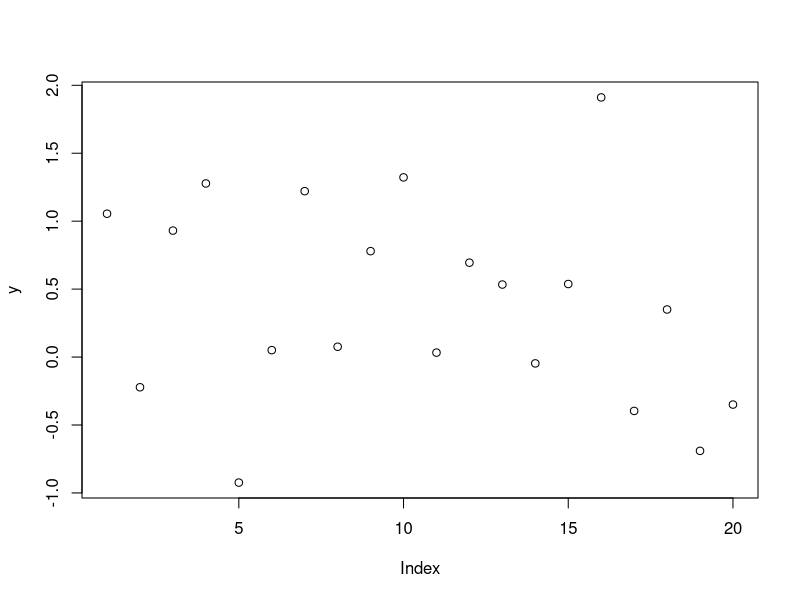
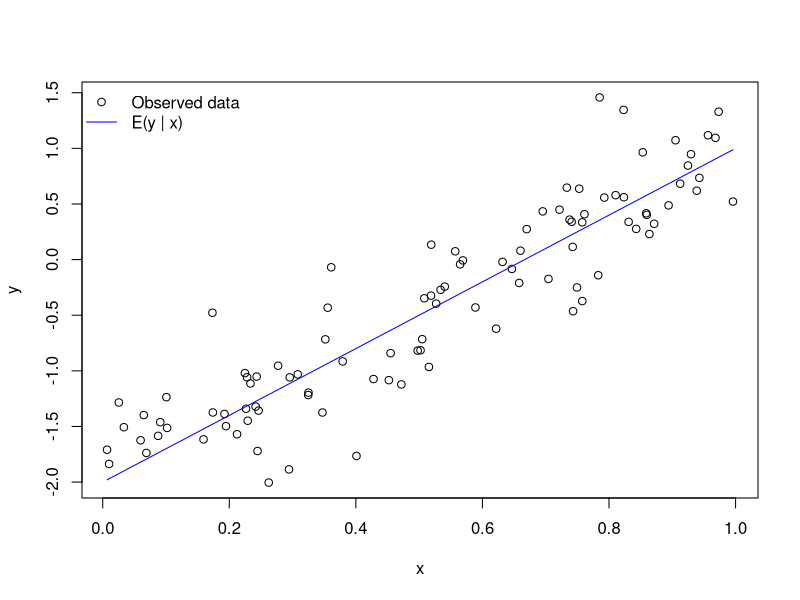
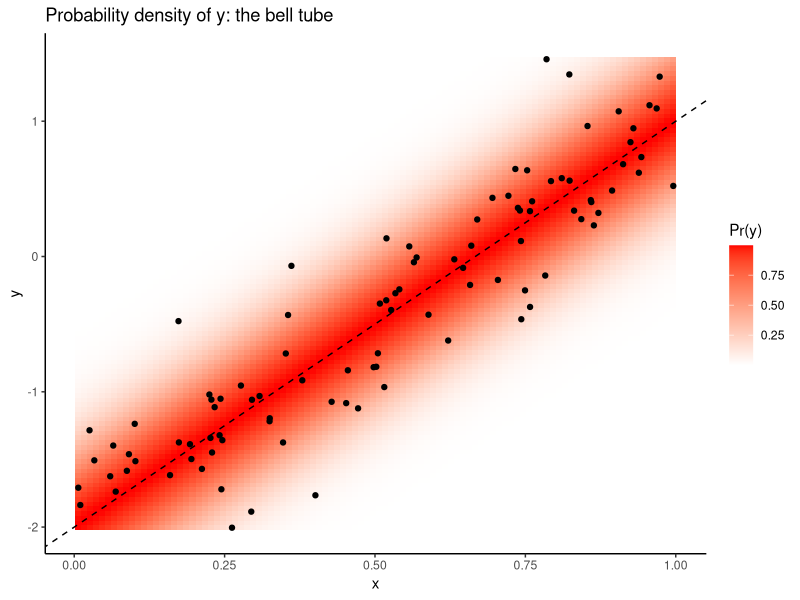
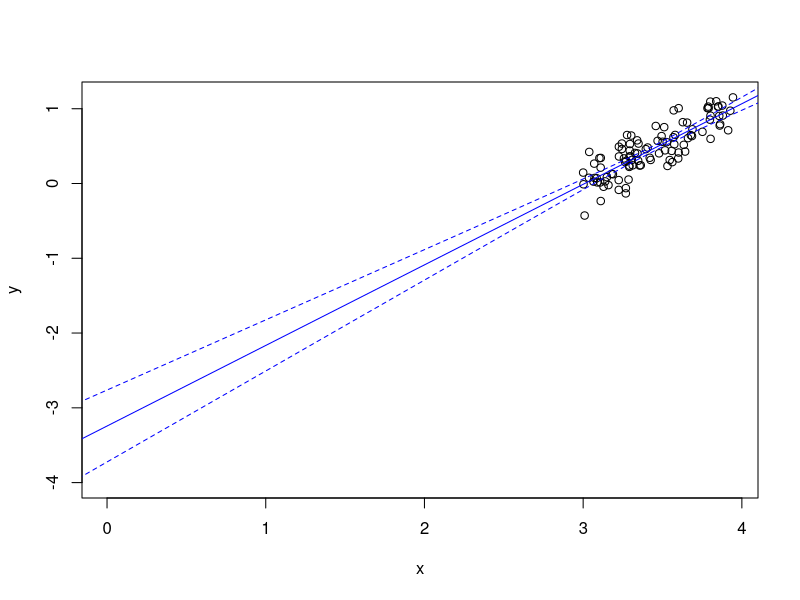
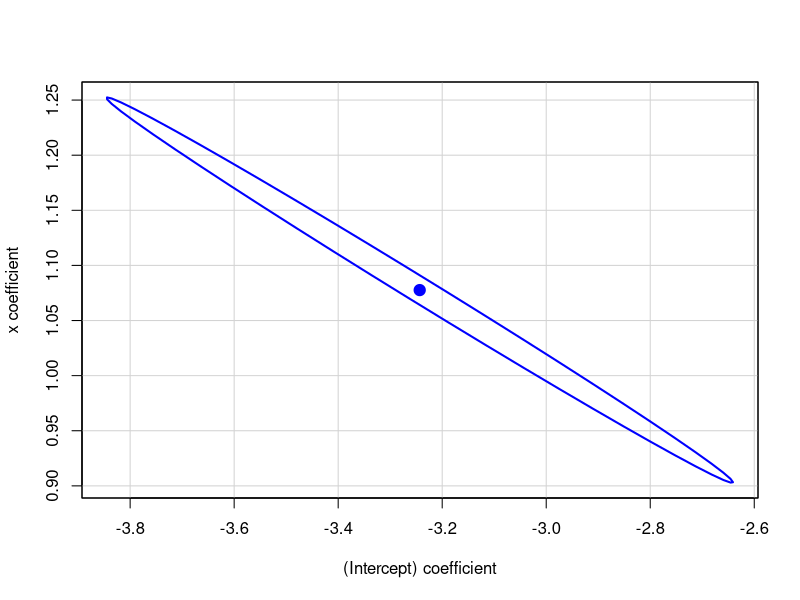
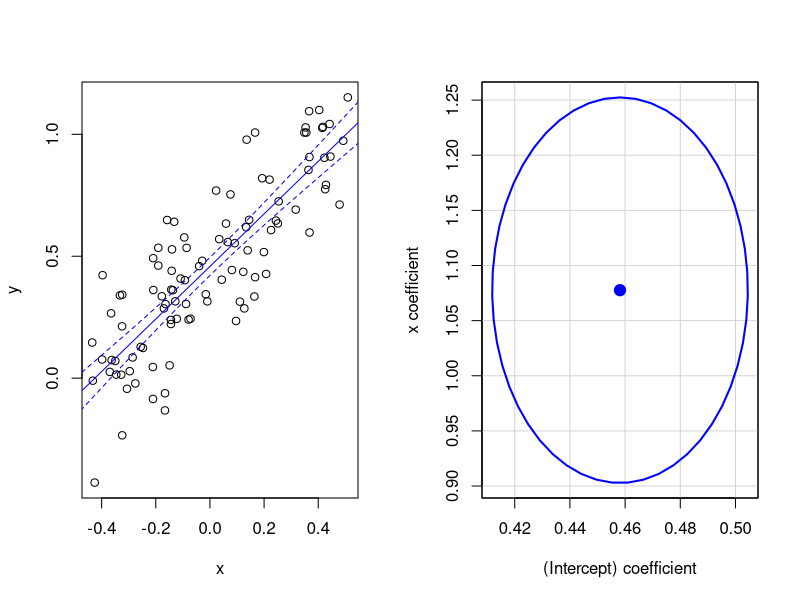
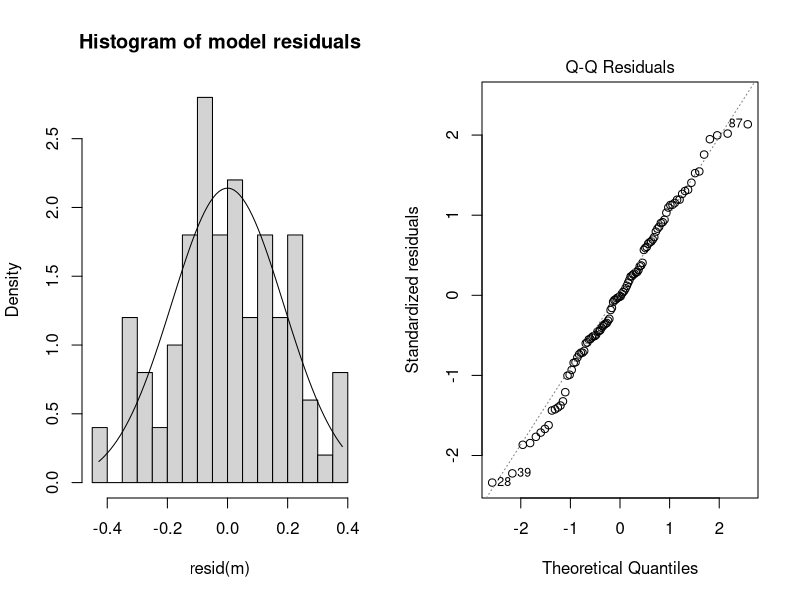
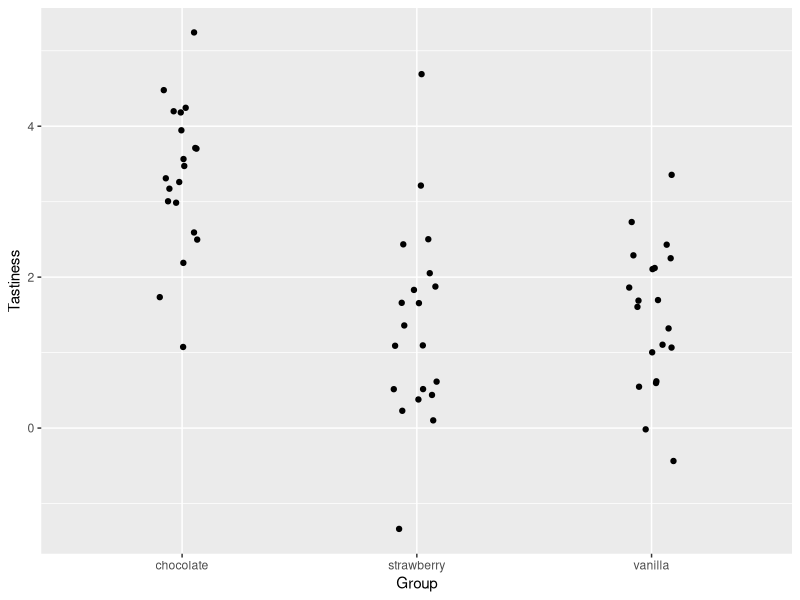

Reproduce these figures in R, in order. (Note: this script raises an error after producing the figures.)
## ---- chunk 1
# simulating a sample of y values from a normal distribution
y <- rnorm(20)
plot(y)
## ---- chunk 2
# fitting a model of the mean with lm
m <- lm(y ~ 1)
summary(m)
## ---- chunk 3
# simulate and plot x and y values
n <- 100
x <- runif(n)
alpha <- -2
beta <- 3
sigma <- .4
y <- rnorm(n, mean = alpha + beta * x, sd = sigma)
plot(x, y)

# add known mean function 
lines(x = x, y = alpha + beta * x, col='blue')
legend('topleft', 
       pch = c(1, NA), lty = c(NA, 1), 
       col = c('black', 'blue'), 
       legend = c('Observed data', 'E(y | x)'), 
       bty = 'n')
## ---- chunk 4
# show the probability density of y as a function of x
lo <- 100
yv <- seq(min(y), max(y), length.out = lo)
xv <- seq(min(x), max(x), length.out = lo)
g <- expand.grid(x = xv, y = yv)
g$py <- dnorm(g$y, alpha + beta * g$x, sigma)

sample_d <- data.frame(x = x, y = y)

library(ggplot2)
ggplot(g, aes(x=x, y=y)) + 
  geom_tile(aes(fill=py)) + 
  geom_point(data=sample_d) + 
  scale_fill_gradient2(name = "Pr(y)", high='red') + 
  theme_classic() + 
  geom_abline(intercept=alpha, slope=beta, linetype='dashed') + 
  ggtitle('Probability density of y: the bell tube')
## ---- chunk 5
m <- lm(y ~ x)
summary(m)
## ---- chunk 6

x <- runif(n)
alpha <- 0
beta <- 1
sigma <- .2
y <- rnorm(n, mean = alpha + beta * x, sd = sigma)
x <- x + 3
plot(x, y, xlim=c(0, max(x)), ylim=c(-4, max(y)))
m <- lm(y ~ x)
abline(m, col='blue')
px <- seq(-1, max(x) + 1, length.out=100)
py <- predict(m, list(x=px), se.fit=TRUE, interval='confidence')
lines(px, py$fit[, 'lwr'], lty=2, col='blue')
lines(px, py$fit[, 'upr'], lty=2, col='blue')
## ---- chunk 7
confint(m)
## ---- chunk 8
library(car)
confidenceEllipse(m)
## ---- chunk 9
par(mfrow=c(1, 2))
x <- x - mean(x)
m <- lm(y ~ x)
plot(x, y)
abline(m, col='blue')
px <- seq(min(x) - 1, max(x) + 1, length.out=100)
py <- predict(m, list(x=px), se.fit=TRUE, interval='confidence')
lines(px, py$fit[, 'lwr'], lty=2, col='blue')
lines(px, py$fit[, 'upr'], lty=2, col='blue')
confidenceEllipse(m)
## ---- chunk 10
hist(resid(m), breaks = 20, freq = F, 
     main = 'Histogram of model residuals')
curve_x <- seq(min(resid(m)), max(resid(m)), .01)
lines(curve_x, dnorm(curve_x, 0, summary(m)$sigma))
## ---- chunk 11
plot(m, 2)
## ---- chunk 12
# simulate and visualize data
n <- 60
x <- rep(c("chocolate", "strawberry", "vanilla"), length.out = n)
x <- factor(x)
sigma <- 1
mu_y <- c(chocolate = 3.352, strawberry = .93, vanilla = 1.5)
y <- rnorm(n, mu_y[x], sigma)

library(ggplot2)
ggplot(data.frame(x, y), aes(x, y)) + 
  geom_jitter(position = position_jitter(width=.1)) + 
  xlab('Group') + 
  ylab('Tastiness')
## ---- chunk 13
m <- lm(y ~ x)
summary(m)
## ---- chunk 14
m <- lm(y ~ 0 + x)
summary(m)
## ---- chunk 15
confint(m)
## ---- chunk 16
par(mfrow=c(2, 2))
plot(m)
## ---- chunk 17
n <- 100
x1 <- rnorm(n)
x2 <- rnorm(n)
beta <- rnorm(4)
sigma <- 1
X <- matrix(c(rep(1, n), x1, x2, x1 * x2), nrow=n)
mu_y <- X %*% beta
y <- rnorm(n, mu_y, sigma)
m <- lm(y ~ x1 * x2)
summary(m)
## ---- chunk 18
# visualizing the results in terms of the linear predictor
lo <- 40
x1seq <- seq(min(x1), max(x1), length.out = lo)
x2seq <- seq(min(x2), max(x2), length.out = lo)
g <- expand.grid(x1=x1seq, x2=x2seq)
g$e_y <- beta[1] + beta[2] * g$x1 + beta[3] * g$x2 + beta[4] * g$x1 * g$x2
ggplot(g, aes(x=x1, y=x2)) + 
  geom_tile(aes(fill=e_y)) + 
  stat_contour(aes(z=e_y), col='grey') + 
  scale_fill_gradient2() + 
  geom_point(data=data.frame(x1, x2))
## ---- chunk 19
library(effects)
plot(allEffects(m))
## ---- chunk 20
str(ToothGrowth)
ToothGrowth$dose <- factor(ToothGrowth$dose)
ggplot(ToothGrowth, aes(x=interaction(dose, supp), y=len)) + 
  geom_point()
## ---- chunk 21
library(dplyr)
ToothGrowth %>%
  group_by(dose, supp) %>%
  summarize(mean = mean(len), 
            sd = sd(len), 
            n = n())
## ---- chunk 22
m <- lm(len ~ dose * supp, data = ToothGrowth)
summary(m)
## ---- chunk 23
model.matrix(m)
## ---- chunk 24
cbind(model.matrix(m), ToothGrowth)
## ---- chunk 25
anova(m)
## ---- chunk 26
m2 <- lm(len ~ dose + supp, data = ToothGrowth)
AIC(m, m2)
## ---- chunk 27
plot(allEffects(m))
## ---- chunk 28
# construct a new data frame for predictions
g <- expand.grid(supp = levels(ToothGrowth$supp), 
                 dose = levels(ToothGrowth$dose))
p <- predict(m, g, interval = 'confidence', type='response')
predictions <- cbind(g, data.frame(p))

ggplot(ToothGrowth, aes(x=interaction(dose, supp), y=len)) + 
  geom_segment(data=predictions, 
               aes(y=lwr, yend=upr, 
                   xend=interaction(dose, supp)), col='red') + 
  geom_point(data=predictions, aes(y=fit), color='red', size=2, shape=2) + 
  geom_jitter(position = position_jitter(width=.1), shape=1) + 
  ylab("Length")
## ---- chunk 29
x1 <- rnorm(n)
x2 <- factor(sample(c('A', 'B'), n, replace=TRUE))

# generate slopes and intercepts for the first and second groups
a <- rnorm(2)
b <- rnorm(2)
sigma <- .4

X <- matrix(c(ifelse(x2 == 'A', 1, 0), 
              ifelse(x2 == 'B', 1, 0), 
              ifelse(x2 == 'A', x1, 0), 
              ifelse(x2 == 'B', x1, 0)
            ), nrow=n)

mu_y <- X %*% c(a, b)
y <- rnorm(n, mu_y, sigma)
plot(x1, y, col=x2, pch=19)
legend('topright', col=1:2, legend=c('Group A', 'Group B'), pch=19)
## ---- chunk 30
m <- lm(y ~ x1 * x2)
summary(m)
## ---- chunk 31
plot(x1, y, col=x2, pch=19)
legend('topright', col=1:2, legend=c('Group A', 'Group B'), pch=19)
abline(coef(m)[1], coef(m)[2])
abline(coef(m)[1] + coef(m)[3], coef(m)[2] + coef(m)[4], col='red')
